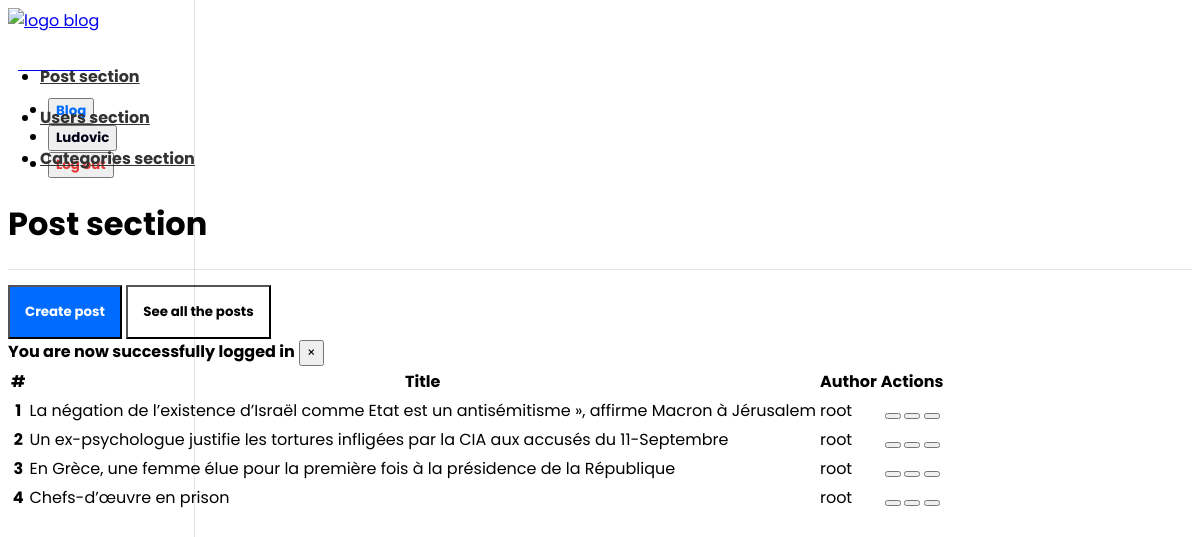
The app's page /app/admin/posts/posts.php (signed in), older data.
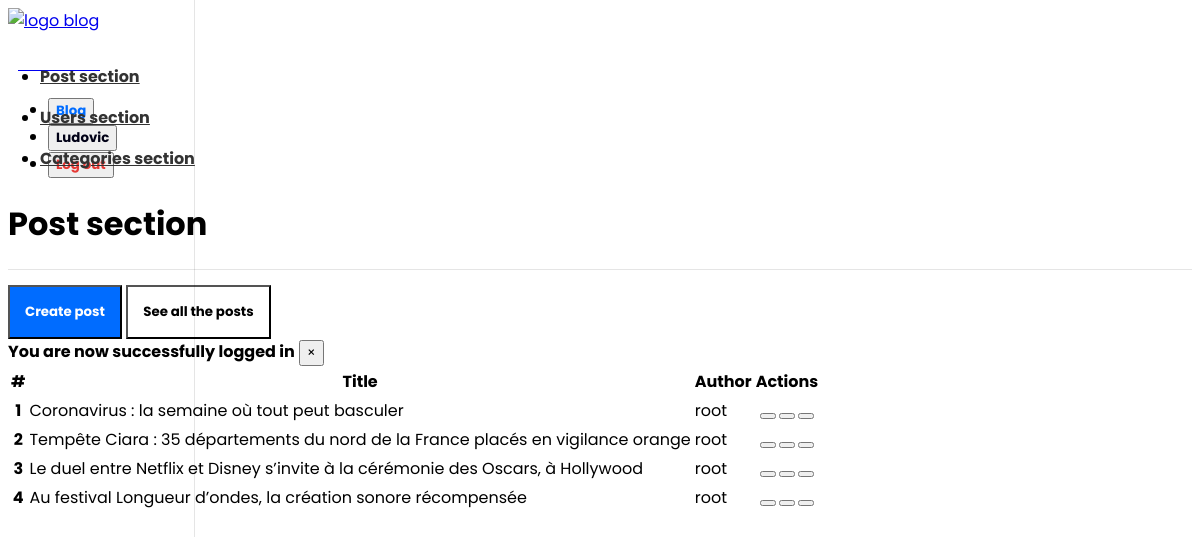
The same page, newer data.
### tables this page shows
CREATE TABLE `posts` (
  `id` int(11) NOT NULL,
  `user_id` int(11) NOT NULL,
  `categorie_id` int(11) DEFAULT NULL,
  `body` text NOT NULL,
  `image` varchar(255) NOT NULL,
  `title` varchar(255) NOT NULL,
  `published` tinyint(4) NOT NULL,
  `created_at` timestamp NOT NULL DEFAULT current_timestamp()
);

CREATE TABLE `users` (
  `id` int(11) NOT NULL,
  `admin` tinyint(1) NOT NULL,
  `user_name` varchar(255) NOT NULL,
  `email` varchar(255) NOT NULL,
  `password` varchar(255) NOT NULL,
  `created_at` timestamp NOT NULL DEFAULT current_timestamp()
);

### app/db/database.php (called while the page is built, shortened)
<?php
require("connect.php");
function execQuery($sql, $data)
{
    global $conn;
    $fetcher = $conn->prepare($sql);
    $values  = array_values($data);
    $types   = str_repeat("s", count($values));
    $fetcher->bind_param($types, ...$values);
    $fetcher->execute();
    return $fetcher;
}
function getPublishedUser()
{
    $sql = "SELECT p.*, u.user_name FROM posts AS p JOIN users AS u ON p.user_id=u.id WHERE p.published = ?";
    $fetcher = execQuery($sql, ["published" => 1]);
    $payload = $fetcher->get_result()->fetch_all(MYSQLI_ASSOC);
    return $payload;
}

### app/admin/posts/posts.php (the view, shortened to what this page needs)
<?php
    $posts = getPublishedUser();
?>
<!DOCTYPE html>
<html lang="en">
<head>
    <link rel="stylesheet" href="https://unpkg.com/bootstrap-material-design@4.1.1/dist/css/bootstrap-material-design.min.css" />
    <link rel="stylesheet" href="https://unicons.iconscout.com/release/v2.0.1/css/unicons.css" />
    <link href="../../../assets/dashboard.css" rel="stylesheet" />
</head>
<body>
    <?php include(ROOT_PATH . "/app/components/navbar_dashboard.php") ?>
    <div class="container-fluid">
        <div class="row">
            <main role="main" class="col-md-9 ml-sm-auto col-lg-10 pt-3 px-4">
                <div class="d-flex justify-content-between flex-wrap flex-md-nowrap align-items-center pb-2 mb-3 border-bottom">
                    <h1 style="font-weight: bold">Post section</h1>
                </div>
                <a href="<?php echo BASE_URL . "app/admin/posts/create_posts.php" ?>" style="text-decoration: none">
                    <button class="btn mr-2" style="background-color: #006cff; color: white; padding: 15px; font-weight: bold; margin-top: 15px">
                        Create post
                    </button>
                </a>
                <a href="<?php echo BASE_URL . "app/admin/posts/posts.php" ?>" style="text-decoration: none">
                    <button class="btn" style="background-color: white; color: black; padding: 15px; font-weight: bold; margin-top: 15px">
                        See all the posts
                    </button>
                </a>
                <?php include(ROOT_PATH . "/app/components/message_handler.php") ?>
                <div class="mt-5">
                    <table class="table table-borderless">
                        <thead>
                            <tr>
                                <th scope="col">#</th>
                                <th scope="col">Title</th>
                                <th scope="col">Author</th>
                                <th scope="col">Actions</th>
                            </tr>
                        </thead>
                        <tbody>
                            <?php foreach ($posts as $key => $post): ?>
                            <tr>
                                <th scope="row"><?php echo $key + 1; ?></th>
                                <td><?php echo $post["title"]; ?></td>
                                <td><?php echo $post["user_name"]; ?></td>
                                <th>
                                    <button type="button" class="btn btn-secondary" data-toggle="tooltip" data-placement="top" title="Edit">
                                    </button>
                                    <button type="button" class="btn btn-secondary" data-toggle="tooltip" data-placement="top" title="Delete">
                                    </button>
                                    <?php if($post["published"]) : ?>
                                    <a href="edit_posts.php?published=0&p_id=<?php echo $post["id"] ?>">
                                        <button type="button" class="btn btn-secondary" data-toggle="tooltip" data-placement="top" title="Unpublish">
                                        </button>
                                    </a>
                                    <?php endif; ?>
                                </th>
                            </tr>
                            <?php endforeach; ?>
                        </tbody>
                    </table>
                </div>
            </main>
        </div>
    </div>
</body>
</html>

Row changes from the older to the newer data that the page shows:
removed posts: title "La négation de l’existence d’Israël comme Etat est un antisémitisme », affirme Macron à Jérusalem", user.user_name "root"
removed posts: title "Un ex-psychologue justifie les tortures infligées par la CIA aux accusés du 11-Septembre", user.user_name "root"
removed posts: title "En Grèce, une femme élue pour la première fois à la présidence de la République", user.user_name "root"
removed posts: title "Chefs-d’œuvre en prison", user.user_name "root"
added posts: title "Coronavirus : la semaine où tout peut basculer", user.user_name "root"
added posts: title "Tempête Ciara : 35 départements du nord de la France placés en vigilance orange", user.user_name "root"
added posts: title "Le duel entre Netflix et Disney s’invite à la cérémonie des Oscars, à Hollywood", user.user_name "root"
added posts: title "Au festival Longueur d’ondes, la création sonore récompensée", user.user_name "root"
